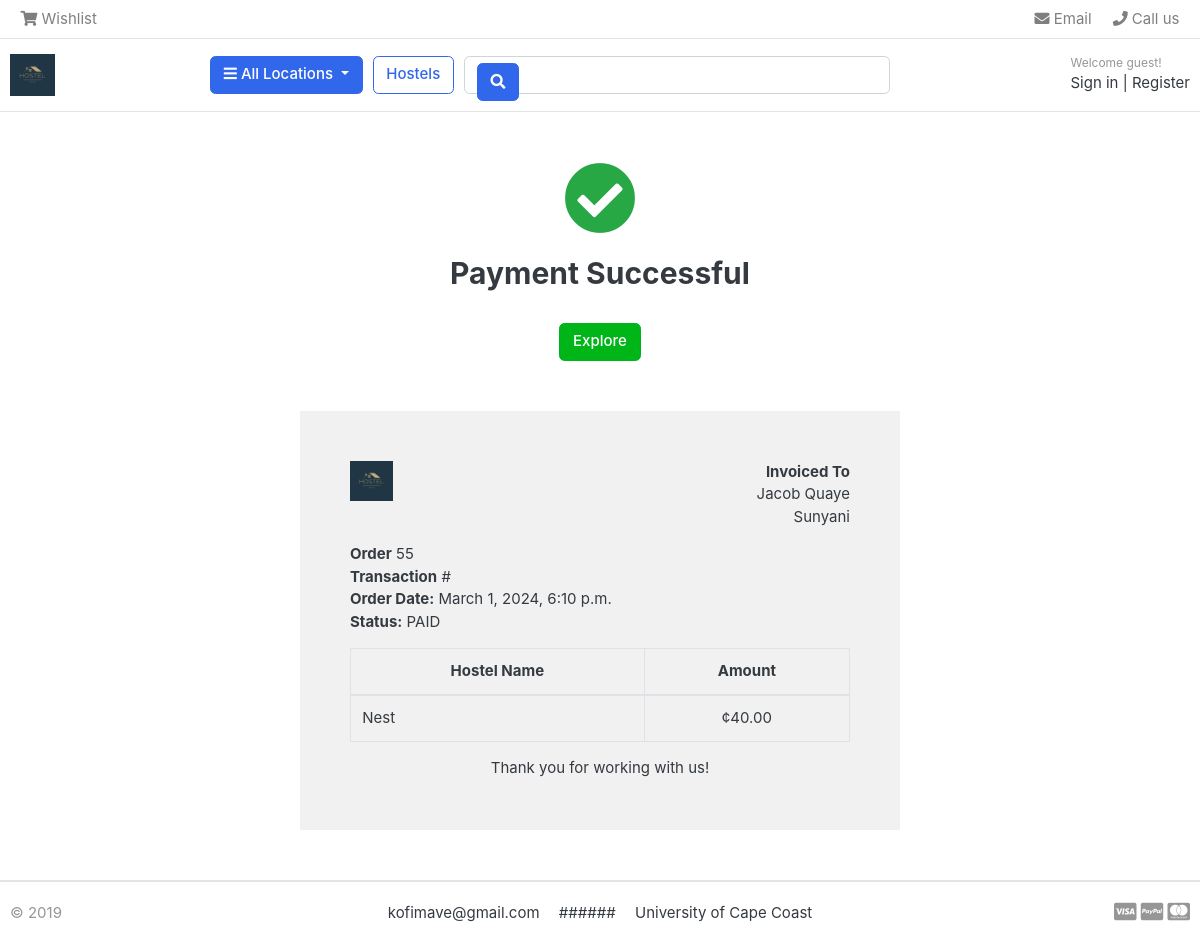
The app's page /listings/booking_completed/55/ with its own data.
### listings/models.py (models this page shows, shortened)
class Listing(models.Model):
    first_name = models.CharField(max_length=50)
    last_name = models.CharField(max_length=50)
    email = models.EmailField()
    hostel_name = models.CharField(max_length=100)
    hostel_price = models.DecimalField(max_digits=10, decimal_places=2)
    ref = models.CharField(max_length=200, )
    phone_number = models.CharField(max_length=10)
    address = models.CharField(max_length=250)
    created = models.DateTimeField(auto_now_add=True)
    updated = models.DateTimeField(auto_now=True)
    paid = models.BooleanField(default=False)
    timestamp = models.DateTimeField(auto_now_add=True)
    objects = models.Manager()
    class Meta:
        ordering = ['-created']
        indexes = [
            models.Index(fields=['-created']),
        ]

### listings/views.py (the view)
# urls.py: path('booking_completed/<int:listing_id>/', views.booking_completed, name='booking_completed'),
def booking_completed(request, listing_id):
    listing = get_object_or_404(Listing, id=listing_id)
    return render(request, 'listings/booking_completed.html', {'listing': listing})

### category/context_processor.py (called while the page is built)
def menu_links(request):
    links = Location.objects.all()
    return {'links':links}

### category/models.py (called while the page is built)
    def get_absolute_url(self):
        return reverse("hostels:hostels_by_location", args=[self.slug])

### listings/templates/listings/booking_completed.html
{% extends "hostels/base.html" %}
{% block content %}
<div class="container" style="margin-top: 50px;">
    <center><i class="fas fa-check-circle" style="font-size: 72px;margin-bottom: 20px;color: #28A745;"></i></center>
    <h2 class="text-center">Payment Successful</h2>
	<br>
	<div class="text-center">
		<a href="{% url 'hostels:hostels' %}" class="btn btn-success">Explore</a>
	</div>
</div>
<div class="container" style="margin: 0 auto;width: 50%;padding: 50px;background: #f1f1f1;margin-top: 50px;margin-bottom: 50px;">
    <div class="row invoice row-printable">
        <div class="col-md-12">
            <div class="panel panel-default plain" id="dash_0">
                <div class="panel-body p30">
                    <div class="row">
                        <div class="col-lg-6">
                            <div class="invoice-logo"><img src="/images/logo.png" alt="Invoice logo" style="max-height: 40px;"></div>
                        </div>
                        <div class="col-lg-6">
                            <div class="invoice-from">
                                <ul class="list-unstyled text-right">
                                    <li><strong>Invoiced To</strong></li>
                                    <li>{{listing.first_name}} {{listing.last_name}} </li>
                                    <li>{{listing.address}}</li>
                                </ul>
                            </div>
                        </div>
                        <div class="col-lg-12">
                            <div class="invoice-details mt25">
                                <div class="well">
                                    <ul class="list-unstyled mb0">
                                        <li><strong>Order</strong> {{ listing.id}}</li>
                                        <li><strong>Transaction</strong> #</li>
                                        <li><strong>Order Date:</strong> {{listing.timestamp}}</li>
                                        <li><strong>Status:</strong> PAID</li>
                                    </ul>
                                </div>
                            </div>
                            <div class="invoice-items">
                                <div class="table-responsive" style="overflow: hidden; outline: none;" tabindex="0">
                                    <table class="table table-bordered">
                                        <thead>
                                            <tr>
                                                <th class="per70 text-center">Hostel Name</th>
                                                <th class="per25 text-center">Amount</th>
                                            </tr>
                                        </thead>
                                        <tbody>
                                            <tr>
                                                <td>{{ listing.hostel_name }}</td>
                                                <td class="text-center">&cent;{{ listing.hostel_price }}</td>
                                            </tr>
                                        </tbody>
                                    </table>
                                </div>
                            </div>
                            <div class="invoice-footer mt25">
                                <p class="text-center">Thank you for working with us!</p>
                            </div>
                        </div>
                    </div>
                </div>
            </div>
        </div>
    </div>
    </div>
{% endblock content %}

### hostels/static/hostels/css/ui.css (style rules this page uses)
html { font-family: "Inter", sans-serif; font-size: 15px; }
p:last-child { margin-bottom: 0; }
[class*=list-] li:after { visibility: hidden; display: block; content: ""; overflow: hidden; height: 0; clear: both; }

### records on screen
Listing: first_name "Jacob", last_name "Quaye", address "Sunyani", id "55", timestamp "March 1, 2024, 6:10 p.m.", hostel_name "Nest", hostel_price "40.00"
